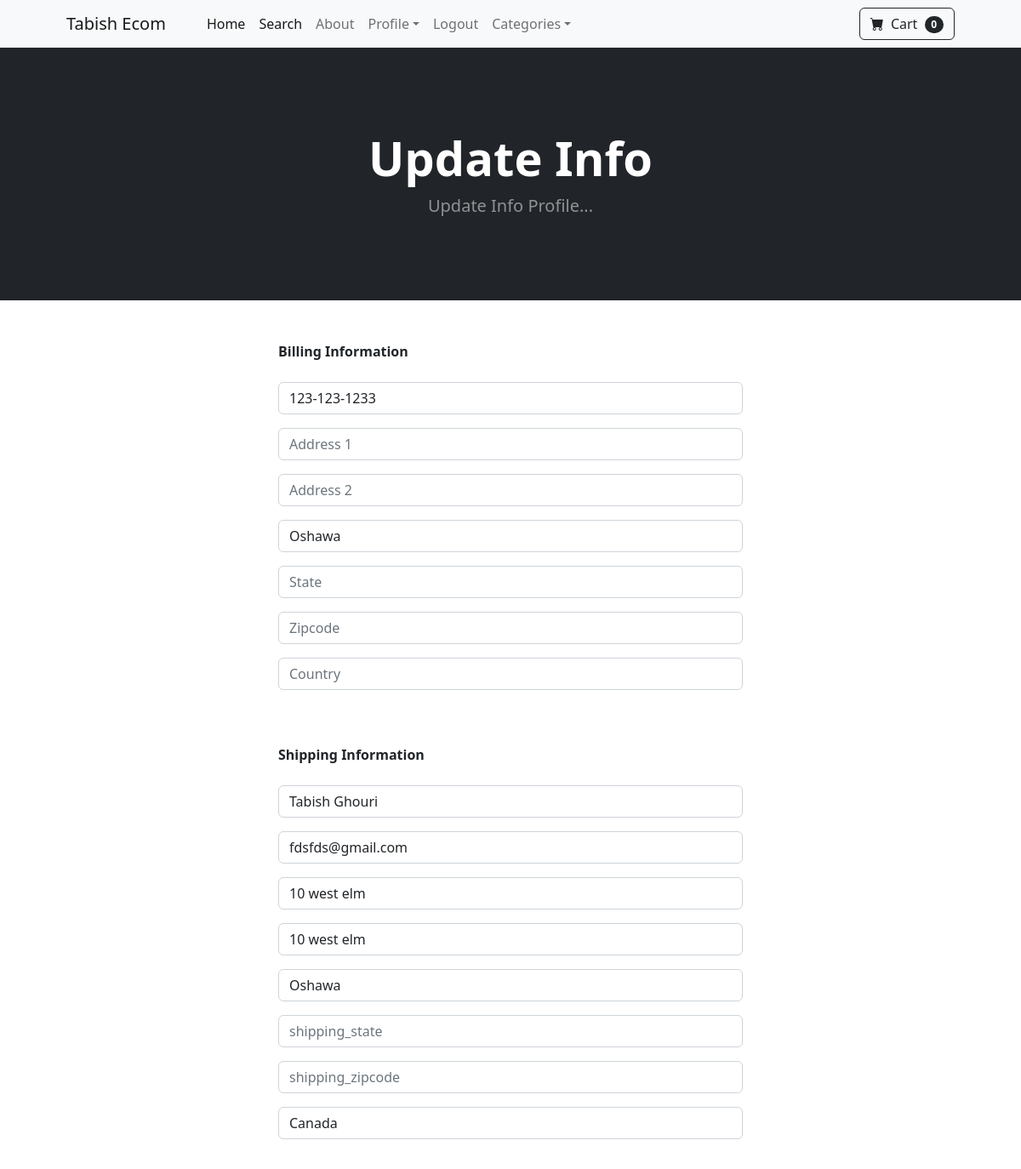
Page /update_info/ (signed in, upper part) on the earlier database version.
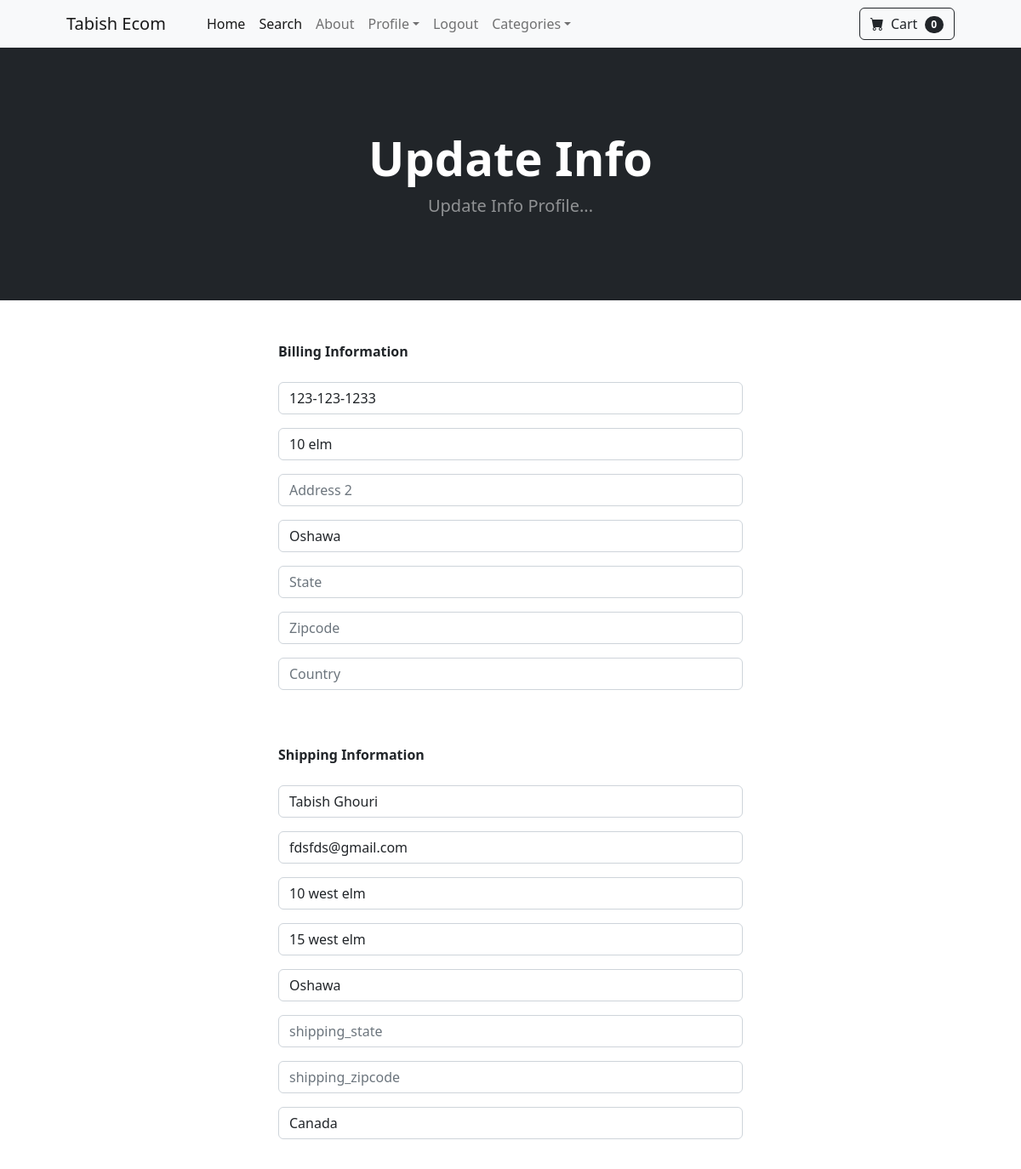
Same page on the later database version.
### store/models.py (models this page shows, shortened)
class Profile(models.Model):
    user = models.OneToOneField(User, on_delete=models.CASCADE)
    date_modifed = models.DateTimeField(User, auto_now=True)
    phone = models.CharField(max_length=20, blank=True)
    address1 = models.CharField(max_length=200, blank=True)
    address2 = models.CharField(max_length=200, blank=True)
    city = models.CharField(max_length=200, blank=True)
    state = models.CharField(max_length=200, blank=True)
    zipcode = models.CharField(max_length=200, blank=True)
    country = models.CharField(max_length=200, blank=True)
    old_cart = models.CharField(max_length=200, blank=True, null=True)

### payment/models.py (models this page shows, shortened)
class ShippingAddress(models.Model):
    user = models.ForeignKey(User, on_delete=models.CASCADE, null=True, blank=True)
    shipping_full_name = models.CharField(max_length=255)
    shipping_email = models.CharField(max_length=255)
    shipping_address1 = models.CharField(max_length=255)
    shipping_address2 = models.CharField(max_length=255, null=True, blank=True)
    shipping_city = models.CharField(max_length=255)
    shipping_state = models.CharField(max_length=255, null=True, blank=True)
    shipping_zipcode = models.CharField(max_length=255, null=True, blank=True)
    shipping_country = models.CharField(max_length=255)
    class Meta:
        verbose_name_plural = "Shipping Address"

### store/views.py (the view)
# urls.py: path("update_info/", views.update_info, name="update_info"),
def update_info(request):
    if request.user.is_authenticated:
        current_user = Profile.objects.get(user__id=request.user.id)
        shipping_user = ShippingAddress.objects.get(user__id=request.user.id)
        form = UserInfoForm(request.POST or None, instance=current_user)
        shipping_form = ShippingForm(request.POST or None, instance=shipping_user)
        if form.is_valid() or shipping_form.is_valid():
            form.save()
            shipping_form.save()
            messages.success(request, "Your Info Has Been Updated!")
            return redirect("home")
        return render(
            request, "update_info.html", {"form": form, "shipping_form": shipping_form}
        )
    else:
        messages.success(request, "You Must Be In Logged In To Access Page")
        return redirect("home")

### cart/cart.py (called while the page is built)
    def __len__(self):
        return len(self.cart)

### cart/context_processors.py (called while the page is built)
def cart(request):
    return {"cart": Cart(request)}

### store/templates/update_info.html (shortened to what this page needs)
{% extends 'base.html' %} {% block content %}
<header class="bg-dark py-5">
    <div class="container px-4 px-lg-5 my-5">
        <div class="text-center text-white">
            <h1 class="display-4 fw-bolder">Update Info</h1>
            <p class="lead fw-normal text-white-50 mb-0">
                Update Info Profile...
            </p>
        </div>
    </div>
</header>
<div class="container">
    <div class="row">
        <div class="col-md-6 offset-md-3">
            <br /></br>
            <strong>Billing Information</strong>
            <br /></br>
            <form method="POST" action="{% url 'update_info' %}">
                {{ form.as_p }}
                <br /></br>
                <strong>Shipping Information</strong>
                <br /></br>
                {{ shipping_form.as_p }}
                <br /></br>
            </form>
            <br />
            <br /></br>
            <br /></br>
            <br /></br>
            <br /></br>
            <br /></br>
            <br /></br>
            <br /></br>
        </div>
    </div>
</div>
{% endblock %}

Differences in the rows shown:
changed Profile "Oshawa": address1 (not shown) → "10 elm"
changed ShippingAddress "Tabish Ghouri": shipping_address2 "10 west elm" → "15 west elm"
